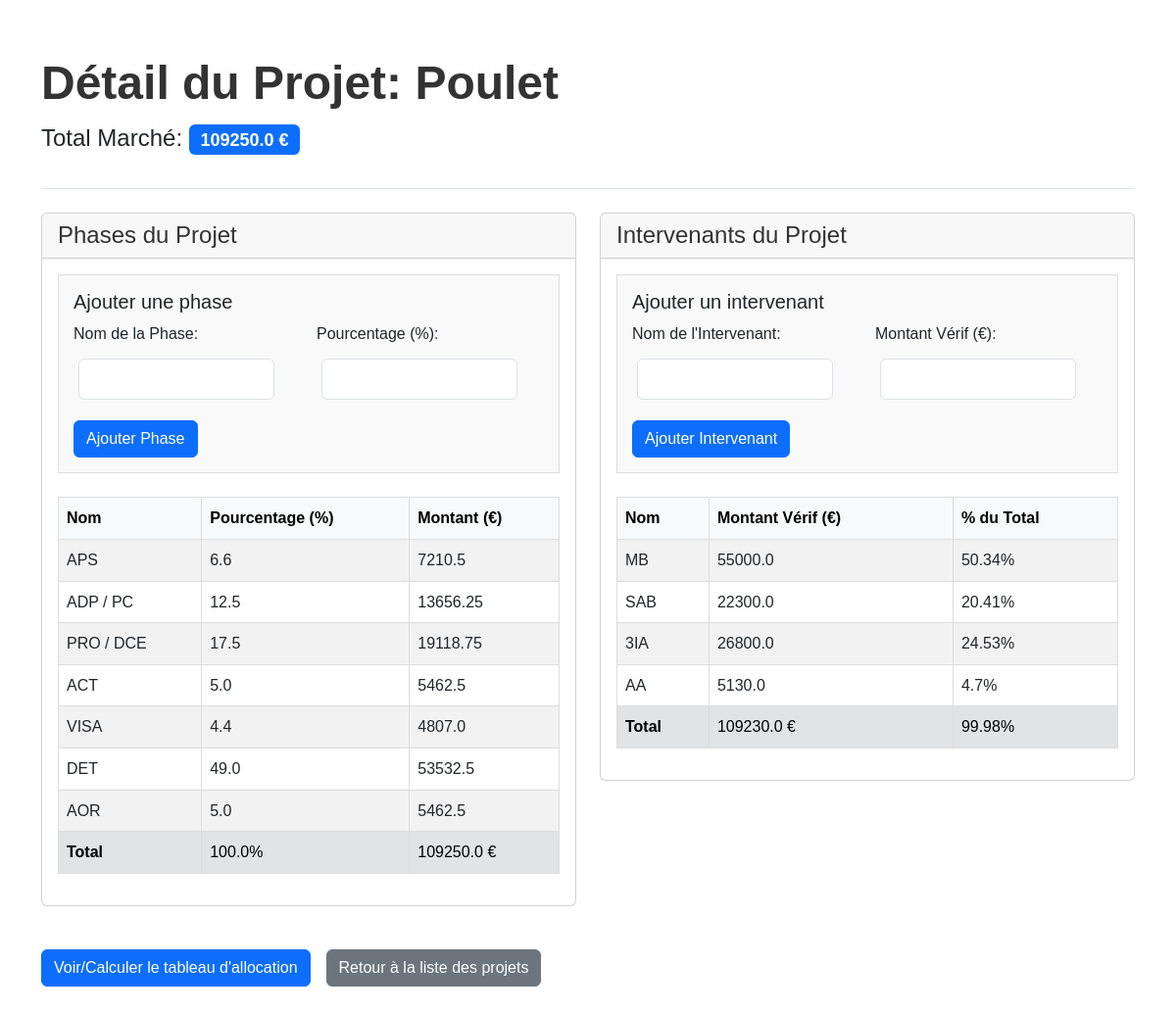
The app's page /project/3 with its own data.
### models.py (models this page shows, shortened)
class Project(db.Model):
    __tablename__ = 'projects'  # Correction ici (double underscore)
    id = db.Column(db.Integer, primary_key=True)
    name = db.Column(db.String(100), nullable=False) # Nom du projet
    total_marche = db.Column(db.Float, nullable=False) # Montant total du marché
    phases = db.relationship('Phase', backref='project', lazy=True)
    intervenants = db.relationship('Intervenant', backref='project', lazy=True)

class Phase(db.Model):
    __tablename__ = 'phases'
    id = db.Column(db.Integer, primary_key=True)
    name = db.Column(db.String(100), nullable=False)  # Nom de la phase (Ex : Études, Travaux, etc.)
    percentage = db.Column(db.Float, nullable=False)  # Pourcentage de la phase par rapport au total du projet
    project_id = db.Column(db.Integer, db.ForeignKey('projects.id'), nullable=False)
    allocations = db.relationship('PhaseIntervenant', backref='phase', lazy=True)

class Intervenant(db.Model):
    __tablename__ = 'intervenants'
    id = db.Column(db.Integer, primary_key=True)
    name = db.Column(db.String(100), nullable=False)  # Nom ou rôle de l'intervenant (ex : Architecte, MB, etc.)
    montant_verif = db.Column(db.Float, nullable=True)  # Montant 'vérif' souhaité sur l'ensemble du projet
    project_id = db.Column(db.Integer, db.ForeignKey('projects.id'), nullable=False)
    allocations = db.relationship('PhaseIntervenant', backref='intervenant', lazy=True)

### app.py (the view)
@app.route('/project/<int:project_id>')
def project_detail(project_id):
    project = Project.query.get_or_404(project_id)
    phases_total_percent = sum(phase.percentage for phase in project.phases)
    phases_total_amount = sum(project.total_marche * phase.percentage / 100 for phase in project.phases)
    intervenants_total_verif = sum(intervenant.montant_verif for intervenant in project.intervenants)
    intervenants_total_percent = (intervenants_total_verif / project.total_marche * 100) if project.total_marche else 0
    return render_template('project_detail.html',
                           project=project,
                           phases_total_percent=phases_total_percent,
                           phases_total_amount=phases_total_amount,
                           intervenants_total_verif=intervenants_total_verif,
                           intervenants_total_percent=intervenants_total_percent)

### templates/project_detail.html (shortened to what this page needs)
<!DOCTYPE html>
<html>
<head>
    <link href="https://cdn.jsdelivr.net/npm/bootstrap@5.3.0-alpha1/dist/css/bootstrap.min.css" rel="stylesheet">
    <link rel="stylesheet" href="{{ url_for('static', filename='css/style.css') }}">
</head>
<body>
    <div class="container">
        <header class="py-3 mb-4 border-bottom">
            <h1 class="display-5 fw-bold">Détail du Projet: {{ project.name }}</h1>
            <p class="fs-4">Total Marché: <span class="badge bg-primary">{{ project.total_marche | round(2) }} €</span></p>
        </header>
        <div class="row mb-4">
            <div class="col-md-6">
                <div class="card">
                    <div class="card-header">
                        <h2 class="fs-4 mb-0">Phases du Projet</h2>
                    </div>
                    <div class="card-body">
                        <form method="POST" action="{{ url_for('add_phase', project_id=project.id) }}" class="mb-4">
                            <h5 class="card-title">Ajouter une phase</h5>
                            <div class="row g-3">
                                <div class="col-md-6">
                                    <label for="phase_name" class="form-label">Nom de la Phase:</label>
                                    <input type="text" class="form-control" name="phase_name" id="phase_name" required>
                                </div>
                                <div class="col-md-6">
                                    <label for="percentage" class="form-label">Pourcentage (%):</label>
                                    <input type="number" step="0.01" class="form-control" name="percentage" id="percentage" required>
                                </div>
                                <div class="col-12">
                                    <button type="submit" class="btn btn-primary">Ajouter Phase</button>
                                </div>
                            </div>
                        </form>
                        <div class="table-responsive">
                            <table class="table table-striped table-hover">
                                <thead class="table-light">
                                    <tr>
                                        <th>Nom</th>
                                        <th>Pourcentage (%)</th>
                                        <th>Montant (€)</th>
                                    </tr>
                                </thead>
                                <tbody>
                                    {% for phase in project.phases %}
                                    <tr>
                                        <td>{{ phase.name }}</td>
                                        <td>{{ phase.percentage | round(2) }}</td>
                                        <td>{{ (project.total_marche * phase.percentage / 100) | round(2) }}</td>
                                    </tr>
                                    {% endfor %}
                                </tbody>
                                <tfoot>
                                    <tr class="table-secondary">
                                        <td><strong>Total</strong></td>
                                        <td>{{ phases_total_percent | round(2) }}%</td>
                                        <td>{{ phases_total_amount | round(2) }} €</td>
                                    </tr>
                                </tfoot>
                            </table>
                        </div>
                    </div>
                </div>
            </div>
            <div class="col-md-6">
                <div class="card">
                    <div class="card-header">
                        <h2 class="fs-4 mb-0">Intervenants du Projet</h2>
                    </div>
                    <div class="card-body">
                        <form method="POST" action="{{ url_for('add_intervenant', project_id=project.id) }}" class="mb-4">
                            <h5 class="card-title">Ajouter un intervenant</h5>
                            <div class="row g-3">
                                <div class="col-md-6">
                                    <label for="intervenant_name" class="form-label">Nom de l'Intervenant:</label>
                                    <input type="text" class="form-control" name="intervenant_name" id="intervenant_name" required>
                                </div>
                                <div class="col-md-6">
                                    <label for="montant_verif" class="form-label">Montant Vérif (€):</label>
                                    <input type="number" step="0.01" class="form-control" name="montant_verif" id="montant_verif" required>
                                </div>
                                <div class="col-12">
                                    <button type="submit" class="btn btn-primary">Ajouter Intervenant</button>
                                </div>
                            </div>
                        </form>
                        <div class="table-responsive">
                            <table class="table table-striped table-hover">
                                <thead class="table-light">
                                    <tr>
                                        <th>Nom</th>
                                        <th>Montant Vérif (€)</th>
                                        <th>% du Total</th>
                                    </tr>
                                </thead>
                                <tbody>
                                    {% for intervenant in project.intervenants %}
                                    <tr>
                                        <td>{{ intervenant.name }}</td>
                                        <td>{{ intervenant.montant_verif | round(2) }}</td>
                                        <td>{{ (intervenant.montant_verif / project.total_marche * 100) | round(2) }}%</td>
                                    </tr>
                                    {% endfor %}
                                </tbody>
                                <tfoot>
                                    <tr class="table-secondary">
                                        <td><strong>Total</strong></td>
                                        <td>{{ intervenants_total_verif | round(2) }} €</td>
                                        <td>{{ intervenants_total_percent | round(2) }}%</td>
                                    </tr>
                                </tfoot>
                            </table>
                        </div>
                    </div>
                </div>
            </div>
        </div>
        <div class="d-grid gap-2 d-md-flex">
            <a href="{{ url_for('project_allocation', project_id=project.id) }}" class="btn btn-primary me-md-2">
                Voir/Calculer le tableau d'allocation
            </a>
            <a href="{{ url_for('index') }}" class="btn btn-secondary">
                Retour à la liste des projets
            </a>
        </div>
    </div>
</body>
</html>

### static/css/style.css (style rules this page uses)
body { font-family: Arial, sans-serif; margin: 20px; line-height: 1.6; }
h1, h2, h3 { color: #333; }
table { border-collapse: collapse; width: 100%; margin-bottom: 20px; }
th, td { padding: 8px; text-align: left; border: 1px solid #ddd; }
th { background-color: #f2f2f2; }
form { margin-bottom: 20px; padding: 15px; border: 1px solid #ddd; background-color: #f9f9f9; }
input[type="text"], input[type="number"] { padding: 8px; margin: 5px; width: 200px; }
a { color: #0066cc; text-decoration: none; }
body { padding-top: 20px; padding-bottom: 40px; }
.table th, .table td { vertical-align: middle; }
.card { margin-bottom: 20px; }

### records on screen
Project: name "Poulet", total_marche "109250.0", (project.total_marche*phase.percentage/100)|round(2) "7210.5", (project.total_marche*phase.percentage/100)|round(2) "13656.25", (project.total_marche*phase.percentage/100)|round(2) "19118.75", (project.total_marche*phase.percentage/100)|round(2) "5462.5", (project.total_marche*phase.percentage/100)|round(2) "4807.0", (project.total_marche*phase.percentage/100)|round(2) "53532.5"
Phase: name "APS", percentage "6.6"
Phase: name "ADP / PC", percentage "12.5"
Phase: name "PRO / DCE", percentage "17.5"
Phase: name "ACT", percentage "5.0"
Phase: name "VISA", percentage "4.4"
Phase: name "DET", percentage "49.0"
Phase: name "AOR", percentage "5.0"
Intervenant: name "MB", montant_verif "55000.0", montant_verif.total_marche "50.34"
Intervenant: name "SAB", montant_verif "22300.0", montant_verif.total_marche "20.41"
Intervenant: name "3IA", montant_verif "26800.0", montant_verif.total_marche "24.53"
Intervenant: name "AA", montant_verif "5130.0", montant_verif.total_marche "4.7"

### other values on screen
{{ phases_total_percent | round(2) }} "100.0"
{{ phases_total_amount | round(2) }} "109250.0"
{{ intervenants_total_verif | round(2) }} "109230.0"
{{ intervenants_total_percent | round(2) }} "99.98"
